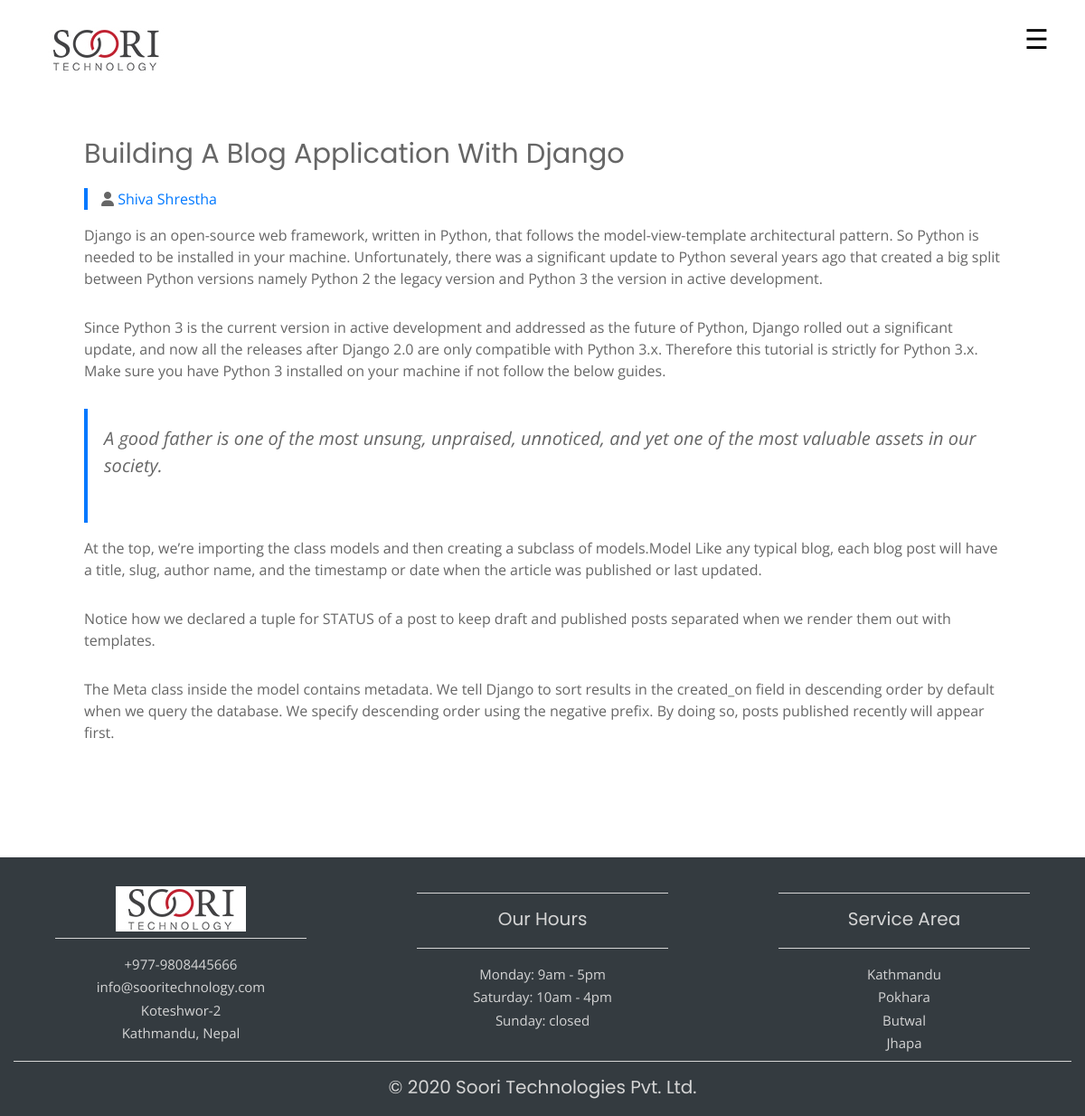
Screenshot of /bloglist/building-blog-application-django/ with the database file from the repository.
### blog/models.py (models this page shows, shortened)
class Post(models.Model):
    STATUS_CHOICES = (
        ('draft', 'Draft'),
        ('published', 'Published'),
    )
    title = models.CharField(max_length=250)
    slug = models.SlugField(max_length=250,
                            unique_for_date='publish')
    author = models.CharField(max_length=50)
    body1 = models.TextField()
    quote = models.TextField()
    body2 = models.TextField()
    time_to_read = models.IntegerField(blank=True, default=5)
    image_url = models.URLField()
    publish = models.DateField(default=timezone.now)
    created = models.DateTimeField(auto_now_add=True)
    updated = models.DateTimeField(auto_now=True)
    status = models.CharField(max_length=10,
                              choices=STATUS_CHOICES,
                              default='draft')
    objects = models.Manager()  # The default manager.
    published = PublishedManager()  # Our custom manager.
    class Meta:
        ordering = ('-publish',)

### blog/views.py (the view)
# urls.py: path('<slug:slug_name>/', post_detail, name='blog_detail'),
def post_detail(request, slug_name):
    post = get_object_or_404(Post, slug=slug_name,
                             status='published', )
    return render(request,
                  'blog_detail.html',
                  {'post': post,
                   })

### blog/templatetags/blog_tags.py (called while the page is built)
@register.filter(name='markdown')
def markdown_format(text):
    return mark_safe(markdown.markdown(text))

### templates/blog_detail.html (shortened to what this page needs)
{% load blog_tags %}
{% load static %}
<!DOCTYPE html>
<html lang="en">
<head>
    <link rel="stylesheet" href="https://maxcdn.bootstrapcdn.com/bootstrap/4.5.0/css/bootstrap.min.css">
    <link href="{% static 'lib/animate/animate.min.css' %}" rel="stylesheet">
    <link href="{% static "css/style.css" %}" rel="stylesheet">
    <link rel="stylesheet" type="text/css" href="{% static "css/contact_styles.css" %}">
    <link rel="stylesheet" type="text/css" href="{% static "css/style_blogdetail.css" %}">
</head>
<body>
<header id="header">
    <div class="container">
        <div id="logo" class="pull-left">
            <a href="#"><img src="{% static "images/logo_images/soorilogo2.jpg" %}" alt="" title=""/></a>
        </div>
        <div id="toggle_button">
            <span class="ham_icon" onclick="openNav()">&#9776;</span>
        </div>
    </div>
</header>
<main id="main">
    <section class="blog-wrapper sect-pt4" id="blog">
        <div class="container">
            <div class="row">
                <div class="col-md-12">
                    <div class="post-box">
                        <div class="post-thumb">
                        </div>
                        <div class="post-meta">
                            <h1 class="article-title">{{ post.title }}</h1>
                            <ul>
                                <li>
                                    <i class="fa fa-user"></i>
                                    <a href="#">{{ post.author }}</a>
                                </li>
                            </ul>
                        </div>
                        <div class="article-content">
                            {{ post.body1|markdown }}
                            <blockquote class="blockquote">
                                <p class="mb-0">
                                    {{ post.quote|markdown }}
                                </p>
                            </blockquote>
                            {{ post.body2|markdown }}
                        </div>
                    </div>
                </div>
            </div>
        </div>
    </section>
</main>
<footer>
    <div class="container-fluid padding">
        <div class="row text-center">
            <div class="col-md-4">
                <img src="{% static "images/logo_images/soorilogo2.jpg" %}">
                <hr class="light">
                <p class="info">+977-9808445666</p>
                <p class="info">info@sooritechnology.com</p>
                <p class="info">Koteshwor-2</p>
                <p class="info">Kathmandu, Nepal</p>
            </div>
            <div class="col-md-4">
                <hr class="light">
                <h5>Our Hours</h5>
                <hr class="light">
                <p class="info">Monday: 9am - 5pm</p>
                <p class="info">Saturday: 10am - 4pm</p>
                <p class="info">Sunday: closed</p>
            </div>
            <div class="col-md-4">
                <hr class="light">
                <h5>Service Area</h5>
                <hr class="light">
                <p class="info">Kathmandu</p>
                <p class="info">Pokhara</p>
                <p class="info">Butwal</p>
                <p class="info">Jhapa</p>
            </div>
            <div class="col-12">
                <hr class="light-100">
                <h5>&copy; 2020 Soori Technologies Pvt. Ltd.</h5>
            </div>
        </div>
    </div>
</footer>
</body>
</html>

### static/css/style.css (style rules this page uses)
body { background: #fff; color: #666666; font-family: "Open Sans", sans-serif; }
a { color: #2dc997; }
p { padding: 0; margin: 0 0 30px 0; }
h1, h2, h3, h4, h5, h6 { font-family: "Poppins", sans-serif; font-weight: 400; margin: 0 0 20px 0; padding: 0; }
#header { padding: 30px 0; height: 92px; position: fixed; left: 0; top: 0; right: 0; transition: all 0.5s; z-index: 2; }
#header #logo { float: left; margin: auto; }
#header #logo img { padding: 0; margin: 0; }
#header #toggle_button { float: right; }
#header #toggle_button { font-size: 30px; cursor: pointer; right: 0; top: 0; position: absolute; margin: 30px 40px 0 0; color: black; }
.row:after { content: ""; display: table; clear: both; }

### static/css/contact_styles.css (style rules this page uses)
footer { background-color: #343b40; color: #d5d5d5; padding-top: 2rem; }
hr.light { border-top: 1px solid #d5d5d5; width: 75%; margin-top: .4rem; margin-bottom: 1rem; }
hr.light-100 { border-top: 1px solid #d5d5d5; width: 100%; margin-top: .4rem; margin-bottom: 1rem; }
p.info { font-size: 15px; margin-bottom: 1px; padding: 1px; }

### static/css/style_blogdetail.css (style rules this page uses)
.sect-pt4 { padding-top: 4rem; }
.ul-resect, .socials ul, .list-ico, .blog-wrapper .post-meta ul, .box-comments .list-comments, .widget-sidebar .list-sidebar, .widget-tags ul { list-style: none; padding-left: 0; margin-bottom: 0; }
.post-box, .form-comments, .box-comments, .widget-sidebar { padding: 1rem; background-color: #fff; margin-bottom: 3rem; }
.blog-wrapper .article-title { font-size: 1.5rem; }
.blog-wrapper .post-meta { margin: 1rem 0; }
.blog-wrapper .post-meta ul { border-left: 4px solid #0078ff; margin-top: 1rem; }
.blog-wrapper .post-meta ul li { display: inline-block; margin-left: 15px; }
.blog-wrapper .post-meta ul a { color: #0078ff; }
.blog-wrapper .blockquote { border-left: 4px solid #0078ff; padding: 18px; font-style: italic; }
@media (min-width: 768px) { .post-box, .form-comments, .box-comments, .widget-sidebar { padding: 3rem; } }
@media (min-width: 768px) { .blog-wrapper .article-title { font-size: 1.9rem; } }

### templates/blog_detail.html (style rules this page uses)
#header { padding: 30px 0; height: 92px; position: fixed; left: 0; top: 0; right: 0; transition: all 0.5s; z-index: 2; }
#header #logo { float: left; margin: auto; }
#header #logo img { padding: 0; margin: 0; }
#header #toggle_button { float: right; }
#header #toggle_button { font-size: 30px; cursor: pointer; right: 0; top: 0; position: absolute; margin: 20px 40px 0 0; color: black; }

### rows the page displays
Post: title "Building A Blog Application With Django", author "Shiva Shrestha", body1 "Django is an open-source web framework, written in Python, that follows the model-view-template architectural pattern. So Python is needed to be installed in your machine. Unfortunately, there was a significant update to Python several years ago that created a big split between Python versions namely Python 2 the legacy version and Python 3 the version in active development. Since Python 3 is the current version in active development and addressed as the future of Python, Django rolled out a significant update, and now all the releases after Django 2.0 are only compatible with Python 3.x. Therefore this tutorial is strictly for Python 3.x. Make sure you have Python 3 installed on your…", quote "A good father is one of the most unsung, unpraised, unnoticed, and yet one of the most valuable assets in our society.", body2 "At the top, we’re importing the class models and then creating a subclass of models.Model Like any typical blog, each blog post will have a title, slug, author name, and the timestamp or date when the article was published or last updated. Notice how we declared a tuple for STATUS of a post to keep draft and published posts separated when we render them out with templates. The Meta class inside the model contains metadata. We tell Django to sort results in the created_on field in descending order by default when we query the database. We specify descending order using the negative prefix. By doing so, posts published recently will appear first."
